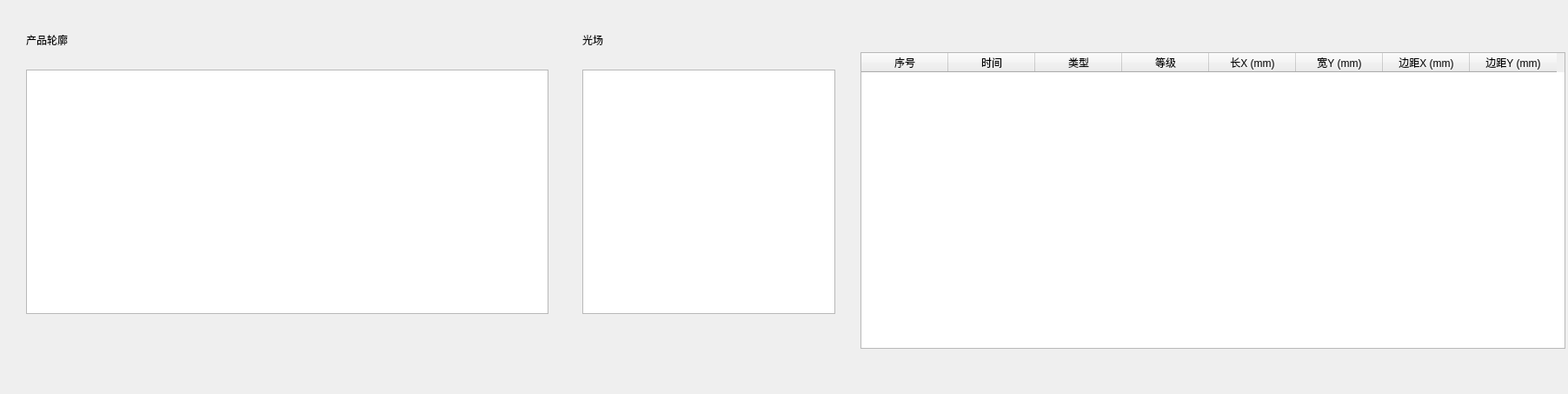
<?xml version="1.0" encoding="UTF-8"?>
<ui version="4.0">
 <class>SingleSizeShowWidget</class>
 <widget class="QWidget" name="SingleSizeShowWidget">
  <property name="geometry">
   <rect>
    <x>0</x>
    <y>0</y>
    <width>1804</width>
    <height>453</height>
   </rect>
  </property>
  <property name="windowTitle">
   <string>Form</string>
  </property>
  <widget class="QLabel" name="label_6">
   <property name="geometry">
    <rect>
     <x>670</x>
     <y>40</y>
     <width>54</width>
     <height>12</height>
    </rect>
   </property>
   <property name="text">
    <string>光场</string>
   </property>
  </widget>
  <widget class="QLabel" name="label_7">
   <property name="geometry">
    <rect>
     <x>30</x>
     <y>40</y>
     <width>54</width>
     <height>12</height>
    </rect>
   </property>
   <property name="text">
    <string>产品轮廓</string>
   </property>
  </widget>
  <widget class="QTableWidget" name="tableWidget">
   <property name="enabled">
    <bool>true</bool>
   </property>
   <property name="geometry">
    <rect>
     <x>990</x>
     <y>60</y>
     <width>811</width>
     <height>341</height>
    </rect>
   </property>
   <column>
    <property name="text">
     <string>序号</string>
    </property>
   </column>
   <column>
    <property name="text">
     <string>时间</string>
    </property>
   </column>
   <column>
    <property name="text">
     <string>类型</string>
    </property>
   </column>
   <column>
    <property name="text">
     <string>等级</string>
    </property>
   </column>
   <column>
    <property name="text">
     <string>长X (mm)</string>
    </property>
   </column>
   <column>
    <property name="text">
     <string>宽Y (mm)</string>
    </property>
   </column>
   <column>
    <property name="text">
     <string>边距X (mm)</string>
    </property>
   </column>
   <column>
    <property name="text">
     <string>边距Y (mm)</string>
    </property>
   </column>
  </widget>
  <widget class="QLabel" name="label">
   <property name="geometry">
    <rect>
     <x>30</x>
     <y>60</y>
     <width>54</width>
     <height>12</height>
    </rect>
   </property>
   <property name="text">
    <string/>
   </property>
  </widget>
  <widget class="QLabel" name="label_2">
   <property name="geometry">
    <rect>
     <x>670</x>
     <y>60</y>
     <width>54</width>
     <height>12</height>
    </rect>
   </property>
   <property name="text">
    <string/>
   </property>
  </widget>
  <widget class="QGraphicsView" name="graphicsView">
   <property name="geometry">
    <rect>
     <x>30</x>
     <y>80</y>
     <width>601</width>
     <height>281</height>
    </rect>
   </property>
  </widget>
  <widget class="QGraphicsView" name="graphicsView_2">
   <property name="geometry">
    <rect>
     <x>670</x>
     <y>80</y>
     <width>291</width>
     <height>281</height>
    </rect>
   </property>
  </widget>
 </widget>
 <resources/>
 <connections/>
</ui>
